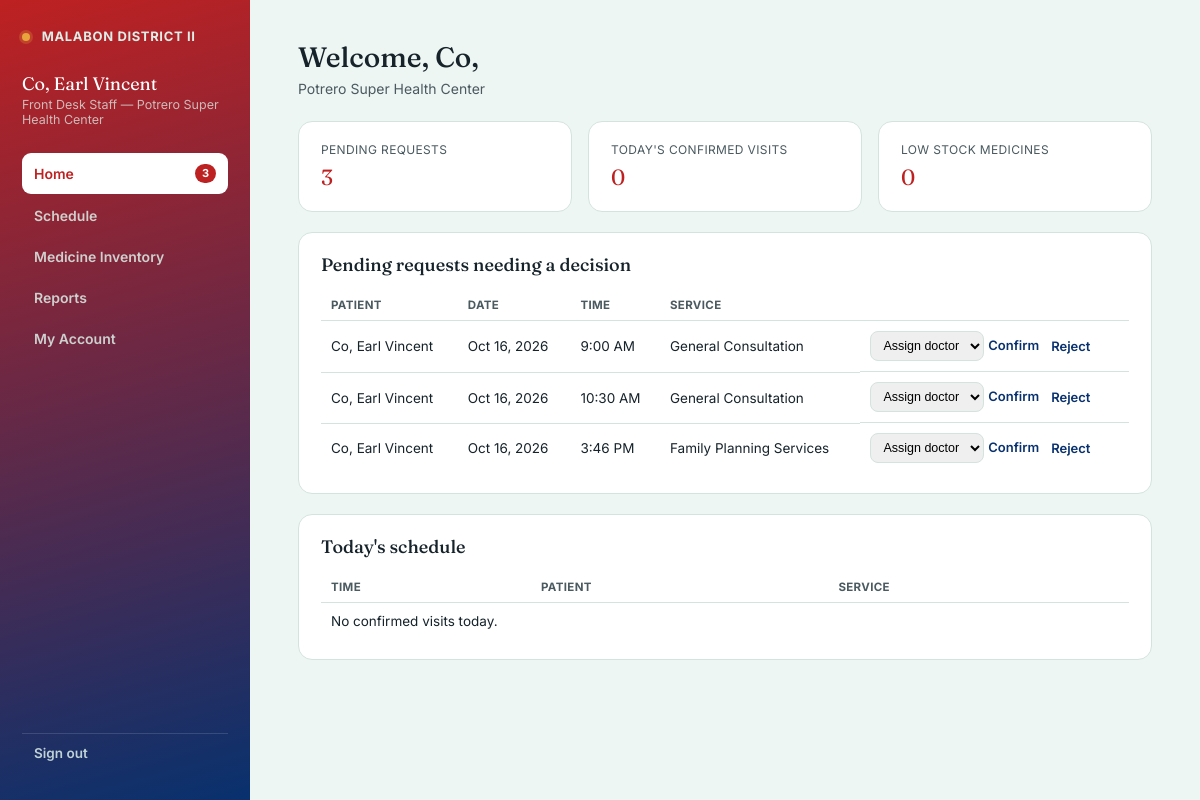
Screenshot of /staff_dashboard.php (signed in) with the database file from the repository.
### tables this page shows
CREATE TABLE `patients` (
  `id` int NOT NULL AUTO_INCREMENT,
  `username` varchar(50) NOT NULL,
  `full_name` varchar(150) NOT NULL,
  `patient_id` varchar(20) NOT NULL,
  `mobile` varchar(20) DEFAULT NULL,
  `health_center_id` int DEFAULT NULL,
  `pending_staff` tinyint(1) NOT NULL DEFAULT '0',
  `staff_position` varchar(100) DEFAULT NULL,
  `staff_claimed_center_id` int DEFAULT NULL,
  `staff_employee_id` varchar(50) DEFAULT NULL,
  `date_of_birth` date DEFAULT NULL,
  `gender` enum('Male','Female','Other') DEFAULT NULL,
  `address` varchar(255) DEFAULT NULL,
  `emergency_contact_name` varchar(150) DEFAULT NULL,
  `emergency_contact_number` varchar(20) DEFAULT NULL,
  PRIMARY KEY (`id`),
  UNIQUE KEY `username` (`username`),
  UNIQUE KEY `patient_id` (`patient_id`),
  KEY `health_center_id` (`health_center_id`),
  KEY `staff_claimed_center_id` (`staff_claimed_center_id`),
  CONSTRAINT `patients_ibfk_1` FOREIGN KEY (`username`) REFERENCES `users` (`username`) ON DELETE CASCADE,
  CONSTRAINT `patients_ibfk_2` FOREIGN KEY (`health_center_id`) REFERENCES `health_centers` (`id`) ON DELETE SET NULL,
  CONSTRAINT `patients_ibfk_3` FOREIGN KEY (`staff_claimed_center_id`) REFERENCES `health_centers` (`id`) ON DELETE SET NULL
);

CREATE TABLE `health_centers` (
  `id` int NOT NULL AUTO_INCREMENT,
  `name` varchar(150) NOT NULL,
  `address` varchar(255) DEFAULT NULL,
  `contact_number` varchar(30) DEFAULT NULL,
  `operating_hours` varchar(255) DEFAULT NULL,
  PRIMARY KEY (`id`)
);

CREATE TABLE `appointments` (
  `id` int NOT NULL AUTO_INCREMENT,
  `username` varchar(50) NOT NULL,
  `health_center_id` int NOT NULL,
  `service` varchar(150) NOT NULL,
  `appointment_date` date NOT NULL,
  `appointment_time` time NOT NULL,
  `status` enum('Pending','Confirmed','In consultation','Rejected','Cancelled','Completed','No-show') NOT NULL DEFAULT 'Pending',
  `created_at` datetime DEFAULT CURRENT_TIMESTAMP,
  `assigned_doctor` varchar(50) DEFAULT NULL,
  `cancel_reason` varchar(255) DEFAULT NULL,
  `cancelled_at` datetime DEFAULT NULL,
  `attendance_confirmed` tinyint(1) NOT NULL DEFAULT '0',
  `attendance_confirmed_at` datetime DEFAULT NULL,
  `reminder_count` tinyint NOT NULL DEFAULT '0',
  `last_reminder_date` date DEFAULT NULL,
  `confirm_token` char(32) DEFAULT NULL,
  PRIMARY KEY (`id`),
  UNIQUE KEY `uq_confirm_token` (`confirm_token`),
  KEY `username` (`username`),
  KEY `health_center_id` (`health_center_id`),
  KEY `assigned_doctor` (`assigned_doctor`),
  CONSTRAINT `appointments_ibfk_1` FOREIGN KEY (`username`) REFERENCES `users` (`username`) ON DELETE CASCADE,
  CONSTRAINT `appointments_ibfk_2` FOREIGN KEY (`health_center_id`) REFERENCES `health_centers` (`id`),
  CONSTRAINT `appointments_ibfk_3` FOREIGN KEY (`assigned_doctor`) REFERENCES `users` (`username`)
);

### forecast_helper.php (called while the page is built, shortened)
<?php
function get_medicine_forecast($conn, $centerId = null) {
    $windowDays = 14;
    $sql = "
        SELECT medicines.id, medicines.name, medicines.unit, medicines.stock_quantity,
               medicines.reorder_threshold, health_centers.name AS center_name,
               COALESCE(p.event_count, 0) AS event_count
        FROM medicines
        JOIN health_centers ON health_centers.id = medicines.health_center_id
        LEFT JOIN (
            SELECT medicine_id, COUNT(*) AS event_count
            FROM prescriptions
            WHERE created_at >= DATE_SUB(CURDATE(), INTERVAL " . ($windowDays - 1) . " DAY)
            GROUP BY medicine_id
        ) p ON p.medicine_id = medicines.id
    ";
    if ($centerId) $sql .= " WHERE medicines.health_center_id = ? ";
    $sql .= " ORDER BY medicines.name";
    $stmt = $conn->prepare($sql);
    if ($centerId) $stmt->bind_param("i", $centerId);
    $stmt->execute();
    $medicineRows = $stmt->get_result()->fetch_all(MYSQLI_ASSOC);
    $forecast = [];
    foreach ($medicineRows as $row) {
        $eventCount = (int) $row["event_count"];
        if ($eventCount < 3) {
            $dailyRate = null;
            $daysRemaining = null;
            $status = "insufficient";
        }
        $forecast[] = [
            "id" => $row["id"],
            "name" => $row["name"],
            "unit" => $row["unit"],
            "stock_quantity" => (int) $row["stock_quantity"],
            "reorder_threshold" => (int) $row["reorder_threshold"],
            "center_name" => $row["center_name"],
            "daily_rate" => $dailyRate,
            "days_remaining" => $daysRemaining,
            "status" => $status,
        ];
    }
    usort($forecast, function ($a, $b) {
        if ($a["days_remaining"] === null && $b["days_remaining"] === null) return 0;
        if ($a["days_remaining"] === null) return 1;
        if ($b["days_remaining"] === null) return -1;
        return $a["days_remaining"] <=> $b["days_remaining"];
    });
    return $forecast;
}
?>

### staff_dashboard.php (the view, shortened to what this page needs)
<?php
include "auth_check.php";
include "forecast_helper.php";
$username = $_SESSION["username"];
$stmt = $conn->prepare("SELECT * FROM patients WHERE username = ?");
$stmt->bind_param("s", $username);
$stmt->execute();
$staff = $stmt->get_result()->fetch_assoc();
$centerId = $staff["health_center_id"];
$stmt = $conn->prepare("SELECT name FROM health_centers WHERE id = ?");
$stmt->bind_param("i", $centerId);
$stmt->execute();
$centerName = $stmt->get_result()->fetch_assoc()["name"] ?? "Unknown center";
$stmt = $conn->prepare("
    SELECT appointments.*, patients.full_name
    FROM appointments
    JOIN patients ON patients.username = appointments.username
    WHERE appointments.health_center_id = ? AND appointments.status = 'Pending'
    ORDER BY appointments.appointment_date, appointments.appointment_time
");
$stmt->bind_param("i", $centerId);
$stmt->execute();
$pending = $stmt->get_result();
$stmt = $conn->prepare("
    SELECT appointments.*, patients.full_name
    FROM appointments
    JOIN patients ON patients.username = appointments.username
    WHERE appointments.health_center_id = ? AND appointments.status = 'Confirmed'
          AND appointments.appointment_date = CURDATE()
    ORDER BY appointments.appointment_time
");
$stmt->bind_param("i", $centerId);
$stmt->execute();
$today = $stmt->get_result();
$stmt = $conn->prepare("SELECT COUNT(*) AS low FROM medicines WHERE health_center_id = ? AND stock_quantity <= reorder_threshold");
$stmt->bind_param("i", $centerId);
$stmt->execute();
$lowStockCount = $stmt->get_result()->fetch_assoc()["low"];
$forecast = get_medicine_forecast($conn, $centerId);
?>
<!DOCTYPE html>
<html lang="en">
<head>
<link rel="stylesheet" href="homepagestyle.css">
<link rel="stylesheet" href="patient_style.css">
</head>
<body class="dashboard-body">
<div class="dash-shell">
  <aside class="sidebar">
    <div class="sidebar-brand"><span class="dot"></span> MALABON DISTRICT II</div>
    <div class="sidebar-user">
      <div class="sidebar-name"><?= htmlspecialchars($staff["full_name"] ?: $username) ?></div>
      <div class="sidebar-id">Front Desk Staff — <?= htmlspecialchars($centerName) ?></div>
    </div>
    <nav class="sidebar-nav">
      <a href="#" class="nav-link" data-tab="home">
        Home
        <?php if ($pending->num_rows > 0): ?><span class="nav-badge"><?= $pending->num_rows ?></span><?php endif; ?>
      </a>
      <a href="#" class="nav-link" data-tab="schedule">Schedule</a>
      <a href="#" class="nav-link" data-tab="inventory">
        Medicine Inventory
      </a>
      <a href="#" class="nav-link" data-tab="reports">Reports</a>
      <a href="#" class="nav-link" data-tab="account">My Account</a>
    </nav>
    <a href="logout.php" class="sidebar-logout">Sign out</a>
  </aside>
  <main class="dash-main">
    <section class="dash-section" id="tab-home">
      <h1 class="dash-title">Welcome, <?= htmlspecialchars(explode(" ", $staff["full_name"] ?: $username)[0]) ?></h1>
      <p class="dash-sub"><?= htmlspecialchars($centerName) ?></p>
      <div class="cards-row">
        <div class="dash-card">
          <div class="dash-card-label">Pending requests</div>
          <div class="dash-card-value"><?= $pending->num_rows ?></div>
        </div>
        <div class="dash-card">
          <div class="dash-card-label">Today's confirmed visits</div>
          <div class="dash-card-value"><?= $today->num_rows ?></div>
        </div>
        <div class="dash-card">
          <div class="dash-card-label">Low stock medicines</div>
          <div class="dash-card-value"><?= $lowStockCount ?></div>
        </div>
      </div>
      <div class="dash-card">
        <h2 class="card-heading">Pending requests needing a decision</h2>
        <table class="dash-table">
          <thead><tr><th>Patient</th><th>Date</th><th>Time</th><th>Service</th><th></th></tr></thead>
          <tbody>
            <?php if ($pending->num_rows > 0): while ($row = $pending->fetch_assoc()): ?>
              <tr>
                <td><?= htmlspecialchars($row["full_name"]) ?></td>
                <td><?= date("M j, Y", strtotime($row["appointment_date"])) ?></td>
                <td><?= date("g:i A", strtotime($row["appointment_time"])) ?></td>
                <td><?= htmlspecialchars($row["service"]) ?></td>
                <td class="table-actions">
                  <form action="update_appointment_status.php" method="POST" class="confirm-form">
                    <select name="assigned_doctor" required>
                      <option value="">Assign doctor</option>
                    </select>
                    <button type="submit" class="link-btn">Confirm</button>
                  </form>
                  <form action="update_appointment_status.php" method="POST" style="display:inline;">
                    <button type="submit" class="link-btn" onclick="return confirm('Reject this appointment request?');">Reject</button>
                  </form>
                </td>
              </tr>
            <?php endwhile; else: ?>
              <tr><td colspan="5">No pending requests.</td></tr>
            <?php endif; ?>
          </tbody>
        </table>
      </div>
      <div class="dash-card">
        <h2 class="card-heading">Today's schedule</h2>
        <table class="dash-table">
          <thead><tr><th>Time</th><th>Patient</th><th>Service</th></tr></thead>
          <tbody>
            <?php if ($today->num_rows > 0): while ($row = $today->fetch_assoc()): ?>
              <tr>
                <td><?= date("g:i A", strtotime($row["appointment_time"])) ?></td>
                <td><?= htmlspecialchars($row["full_name"]) ?></td>
                <td><?= htmlspecialchars($row["service"]) ?></td>
              </tr>
            <?php endwhile; else: ?>
              <tr><td colspan="3">No confirmed visits today.</td></tr>
            <?php endif; ?>
          </tbody>
        </table>
      </div>
    </section>
  </main>
</div>
</body>
</html>

### homepagestyle.css (style rules this page uses)
:root { --teal-900:#be2121; --teal-700:#08316e; --sage-100:#DCEEE8; --sage-50:#EEF6F3; --ink:#16232B; --ink-soft:#4A5A60; --paper:#FAFAF7; --gold:#E8A33D; --gold-dark:#C9832A; --line:#D3E3DE; --red:#B3261E; --red-bg:#FDE8E6; --green:#1E7B4F; --green-bg:#E3F4EA; }
* { box-sizing:border-box; }
html,body { margin:0;padding:0; }
body { font-family:'Inter',sans-serif; background:var(--sage-50); color:var(--ink); min-height:100vh; display:flex; align-items:center; justify-content:center; padding:24px; }
.link-btn { background:none; border:none; padding:0; color:var(--teal-700); font-weight:600; font-size:13px; cursor:pointer; text-decoration:none; font-family:'Inter',sans-serif; }

### patient_style.css (style rules this page uses)
.dashboard-body { display:block; min-height:100vh; padding:0; background:var(--sage-50); }
.dash-shell { display:grid; grid-template-columns:250px 1fr; min-height:100vh; }
.sidebar { background:linear-gradient(165deg, var(--teal-900) 0%, var(--teal-700) 100%); color:var(--sage-100); padding:28px 22px; display:flex; flex-direction:column; }
.sidebar-brand { font-weight:700; font-size:13px; letter-spacing:0.05em; text-transform:uppercase; margin-bottom:28px; }
.sidebar-brand .dot { display:inline-block; width:8px; height:8px; border-radius:50%; background:var(--gold); margin-right:8px; box-shadow:0 0 0 3px rgba(232,163,61,0.25); }
.sidebar-user { margin-bottom:26px; }
.sidebar-name { font-family:'Fraunces',serif; font-size:18px; color:#fff; }
.sidebar-id { font-size:12.5px; color:rgba(220,238,232,0.75); margin-top:2px; }
.sidebar-nav { display:flex; flex-direction:column; gap:2px; flex:1; }
.nav-link { color:rgba(220,238,232,0.85); text-decoration:none; font-size:14px; font-weight:600; padding:11px 12px; border-radius:9px; transition:background .15s ease, color .15s ease; display:flex; align-items:center; justify-content:space-between; }
.nav-badge { background:var(--gold); color:#2B1B04; font-size:11px; font-weight:700; border-radius:20px; padding:1px 7px; line-height:1.5; }
.nav-link.active .nav-badge { background:var(--teal-900); color:#fff; }
.nav-link.active { background:#fff; color:var(--teal-900); }
.sidebar-logout { color:rgba(220,238,232,0.85); text-decoration:none; font-size:13.5px; font-weight:600; padding:11px 12px; border-top:1px solid rgba(220,238,232,0.15); margin-top:12px; }
.dash-main { padding:40px 48px; max-width:1000px; }
.dash-section { display:none; }
.dash-section.active { display:block; }
.dash-title { font-family:'Fraunces',serif; font-weight:500; font-size:28px; margin:0 0 6px; color:var(--ink); }
.dash-sub { font-size:14px; color:var(--ink-soft); margin:0 0 24px; }
.cards-row { display:grid; grid-template-columns:repeat(3, 1fr); gap:16px; margin-bottom:20px; }
.dash-card { background:#fff; border:1px solid var(--line); border-radius:14px; padding:20px 22px; margin-bottom:20px; }
.cards-row .dash-card { margin-bottom:0; }
.dash-card-label { font-size:12px; color:var(--ink-soft); text-transform:uppercase; letter-spacing:0.03em; margin-bottom:6px; }
.dash-card-value { font-family:'Fraunces',serif; font-size:22px; color:var(--teal-900); }
.card-heading { font-family:'Fraunces',serif; font-weight:500; font-size:18px; margin:0 0 14px; color:var(--ink); }
.table-actions { display:flex; gap:12px; align-items:center; flex-wrap:wrap; }
.table-actions form { margin:0; display:inline; }
.confirm-form { display:flex; gap:6px; align-items:center; }
.confirm-form select { padding:6px 8px; border:1.5px solid var(--line); border-radius:8px; font-size:12.5px; max-width:150px; }
.dash-table { width:100%; border-collapse:collapse; font-size:13.5px; }
.dash-table th { text-align:left; font-size:11.5px; text-transform:uppercase; letter-spacing:0.03em; color:var(--ink-soft); padding:8px 10px; border-bottom:1.5px solid var(--line); }
.dash-table td { padding:10px; border-bottom:1px solid var(--line); color:var(--ink); }
.dash-table tr:last-child td { border-bottom:none; }

### rows the page displays
patients: full_name "Co, Earl Vincent", full_name "Co,"
health_centers: name "Potrero Super Health Center"
appointments: patients.full_name "Co, Earl Vincent", appointment_date "Oct 16, 2026", appointment_time "9:00 AM", service "General Consultation"
appointments: patients.full_name "Co, Earl Vincent", appointment_date "Oct 16, 2026", appointment_time "10:30 AM", service "General Consultation"
appointments: patients.full_name "Co, Earl Vincent", appointment_date "Oct 16, 2026", appointment_time "3:46 PM", service "Family Planning Services"

### other values shown
$pending->num_rows "3"
$today->num_rows "0"
$lowStockCount "0"
